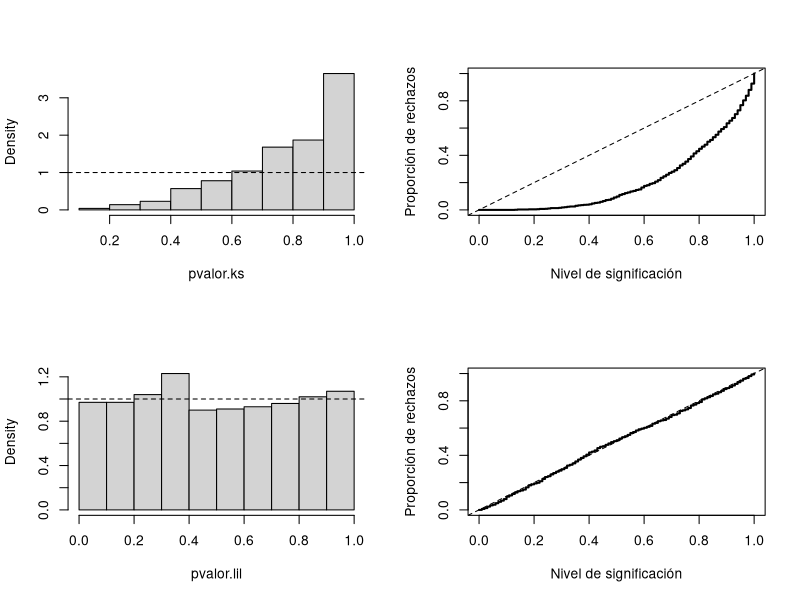
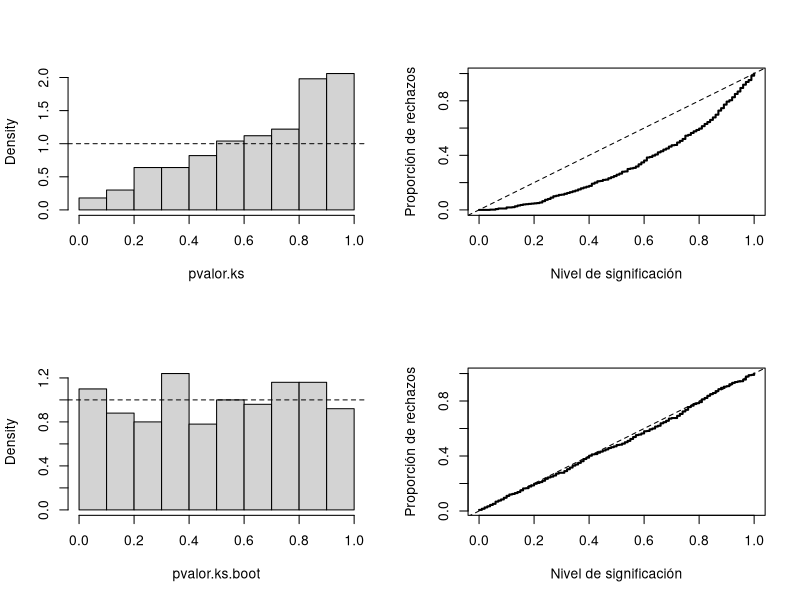
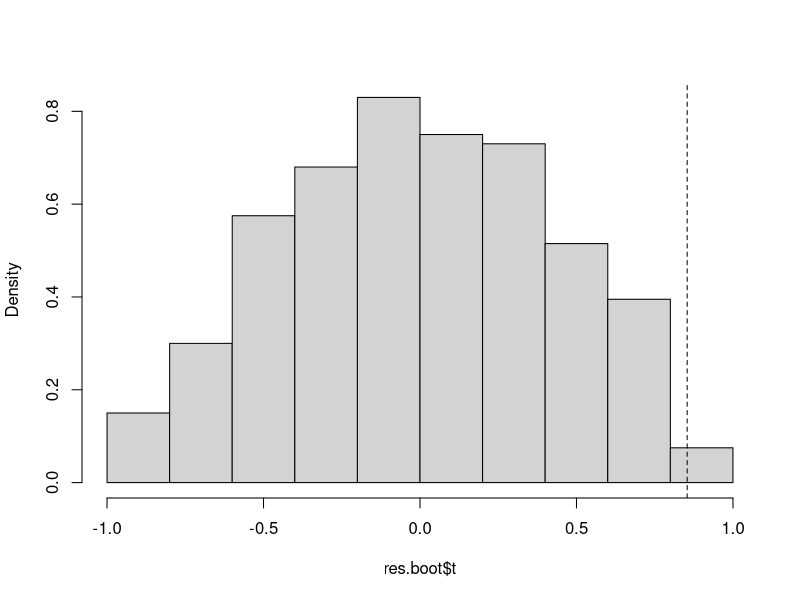
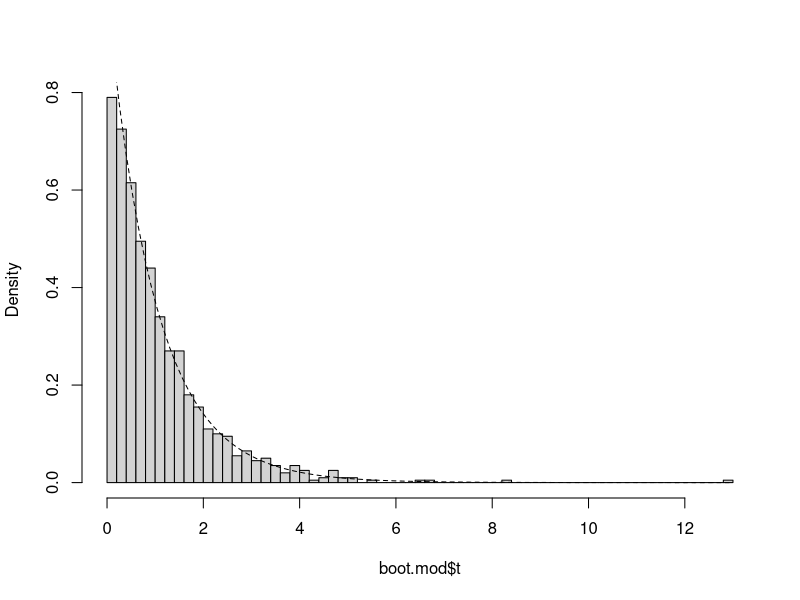
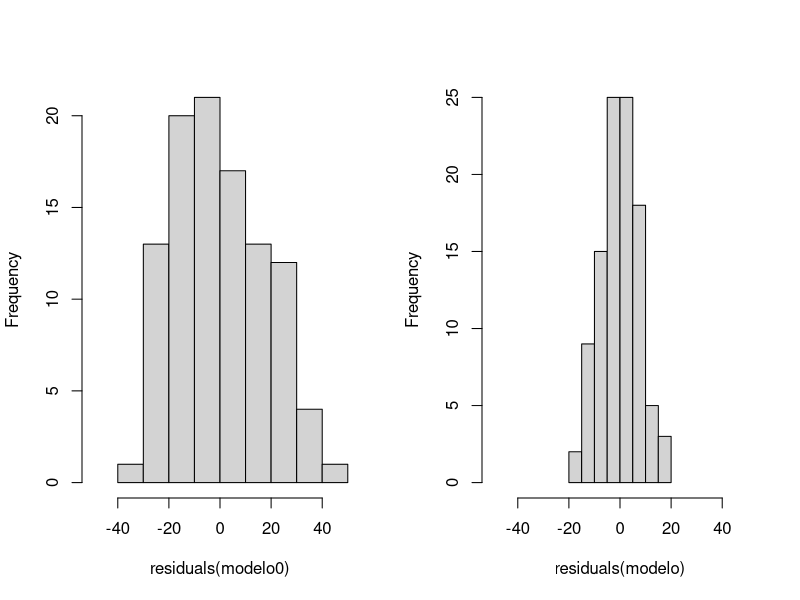
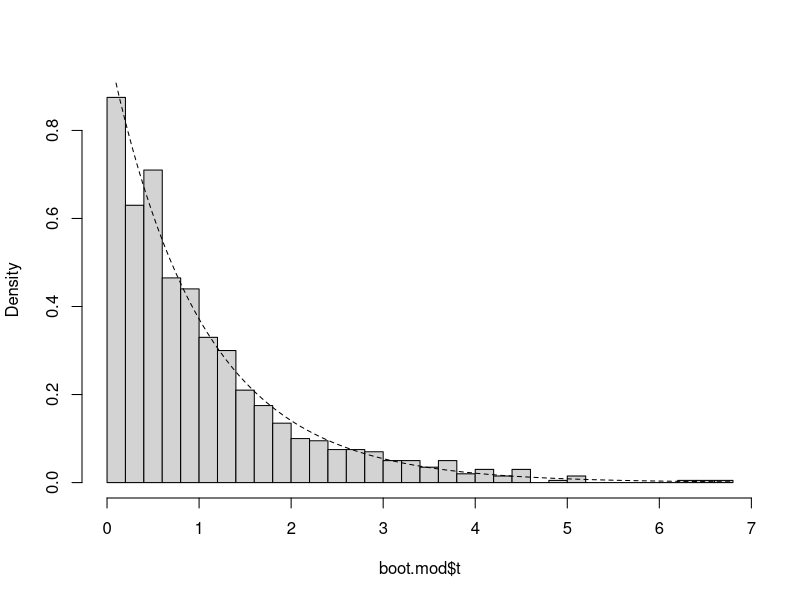
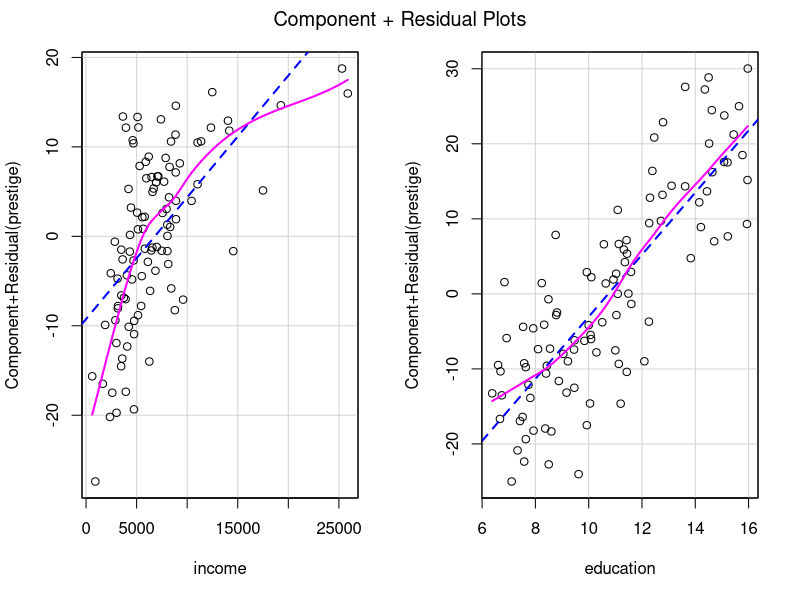

These charts were generated, in order, by the following R code:
## ---- chunk 1

## ---- chunk 2
# Valores iniciales
library(nortest)
set.seed(1)
nx <- 30
mx <- 0
sx <- 1
nsim <- 1000
# Realizar contrastes
pvalor.ks <- numeric(nsim)
pvalor.lil <- numeric(nsim)
for(isim in 1:nsim) {
  rx <- rnorm(nx, mx, sx)
  pvalor.ks[isim] <- ks.test(rx, "pnorm", mean(rx), sd(rx))$p.value
  pvalor.lil[isim] <- lillie.test(rx)$p.value
}
## ---- chunk 3
old.par <- par(mfrow=c(2, 2))
# Test de KS
  # Histograma
hist(pvalor.ks, freq=FALSE, main = "")
abline(h=1, lty=2)   # curve(dunif(x,0,1), add=TRUE)
  # Distribución empírica
curve(ecdf(pvalor.ks)(x), type = "s", lwd = 2, main = '', 
      ylab = 'Proporción de rechazos', xlab = 'Nivel de significación')
abline(a=0, b=1, lty=2)   # curve(punif(x, 0, 1), add = TRUE)
# Test de Lilliefors
  # Histograma
hist(pvalor.lil, freq=FALSE, main = "")
abline(h=1, lty=2)   # curve(dunif(x,0,1), add=TRUE)
  # Distribución empírica
curve(ecdf(pvalor.lil)(x), type = "s", lwd = 2, main = '', 
      ylab = 'Proporción de rechazos',  xlab = 'Nivel de significación')
abline(a=0, b=1, lty=2)   # curve(punif(x, 0, 1), add = TRUE)
par(old.par)
## ---- chunk 4
ks.exp.boot <- function(x, nboot = 10^3) {
  DNAME <- deparse(substitute(x))
  METHOD <- "Kolmogorov-Smirnov Test of pexp by bootstrap" 
  n <- length(x)
  RATE <- 1/mean(x)
  ks.exp.stat <- function(x, rate = 1/mean(x)) { # se estima el parámetro
    DMinus <- pexp(sort(x), rate=rate) - (0:(n - 1))/n
    DPlus <- 1/n - DMinus
    Dn = max(c(DMinus, DPlus))
  }  
  STATISTIC <- ks.exp.stat(x, rate = RATE) 
  names(STATISTIC) <- "Dn"
  # PVAL <- 0
  # for(i in 1:nboot) {
  #   rx <- rexp(n, rate = RATE)
  #   if (STATISTIC <= ks.exp.stat(rx)) PVAL <- PVAL + 1
  # }
  # PVAL <- PVAL/nboot
  # PVAL <- (PVAL + 1)/(nboot + 1) # Alternativa para aproximar el p-valor
  rx <- matrix(rexp(n*nboot, rate = RATE), ncol=n)
  PVAL <- mean(STATISTIC <= apply(rx, 1, ks.exp.stat))
  return(structure(list(statistic = STATISTIC, alternative = "two.sided", 
                   p.value = PVAL, method = METHOD, data.name = DNAME), 
                   class = "htest"))
}
## ---- chunk 5
# Valores iniciales
set.seed(1)
nx <- 30
ratex <- 1
nsim <- 500
# Realizar contrastes
pvalor.ks <- numeric(nsim)
pvalor.ks.boot <- numeric(nsim)
for(isim in 1:nsim) {
  rx <- rexp(nx, ratex)
  pvalor.ks[isim] <- ks.test(rx, "pexp", 1/mean(rx))$p.value
  pvalor.ks.boot[isim] <- ks.exp.boot(rx, nboot = 200)$p.value
}
# Generar gráficos
old.par <- par(mfrow=c(2, 2))
# Test de KS
  # Histograma
hist(pvalor.ks, freq=FALSE, main = "")
abline(h=1, lty=2)   # curve(dunif(x,0,1), add=TRUE)
  # Distribución empírica
curve(ecdf(pvalor.ks)(x), type = "s", lwd = 2, main = '', 
      ylab = 'Proporción de rechazos', xlab = 'Nivel de significación')
abline(a=0, b=1, lty=2)   # curve(punif(x, 0, 1), add = TRUE)
# Contraste bootstrap paramétrico
  # Histograma
hist(pvalor.ks.boot, freq=FALSE, main = "")
abline(h=1, lty=2)   # curve(dunif(x,0,1), add=TRUE)
  # Distribución empírica
curve(ecdf(pvalor.ks.boot)(x), type = "s", lwd = 2, main = '', 
      ylab = 'Proporción de rechazos',  xlab = 'Nivel de significación')
abline(a=0, b=1, lty=2)   # curve(punif(x, 0, 1), add = TRUE)
par(old.par)
## ---- chunk 6
library(boot)
data('dogs', package = "boot")
# plot(dogs)
## ---- chunk 7
cor(dogs$mvo, dogs$lvp)
# with(dogs, cor(mvo, lvp))
## ---- chunk 8
cor.test(dogs$mvo, dogs$lvp)
# with(dogs, cor.test(mvo, lvp))
## ---- chunk 9
cor.test(dogs$mvo, dogs$lvp, alternative = "greater")
## ---- chunk 10
library(boot)

statistic <- function(data, i) cor(data$mvo, data$lvp[i])

set.seed(1)
res.boot <- boot(dogs, statistic, R = 1000, sim = "permutation")
# res.boot
## ---- chunk 11
hist(res.boot$t, freq = FALSE, main ="")
abline(v = res.boot$t0, lty = 2)
## ---- chunk 12
pval.greater <- mean(res.boot$t >= res.boot$t0)
pval.greater
## ---- chunk 13
pval.less <- mean(res.boot$t <= res.boot$t0)
pval <- 2*min(pval.less, pval.greater)
pval
## ---- chunk 14
data(Prestige, package = "carData")
# ?Prestige
## ---- chunk 15
modelo <- lm(prestige ~ income + education, data = Prestige)
summary(modelo)
## ---- chunk 16
res <- summary(modelo)
# names(res)
stat <- res$fstatistic[1]
df <- res$fstatistic[2]
dfr <- res$fstatistic[3]
res$fstatistic
## ---- chunk 17
n <- nrow(Prestige)
q <- 3
q0 <- 1
rss0 <- with(Prestige, sum((prestige - mean(prestige))^2))
rss <- sum(residuals(modelo)^2)
inc.mse <- (rss0 - rss)/(q - q0)  # Incremento en varibilidad explicada
msr <-  rss/(n - q)               # Variabilidad residual
inc.mse/msr
## ---- chunk 18
modelo0 <- lm(prestige ~ 1, data = Prestige)
## ---- chunk 19
anova(modelo0, modelo)
## ---- chunk 20
library(boot)

boot.dat <- Prestige
# boot.dat$fit0 <- mean(Prestige$prestige)
# boot.dat$fit0 <- predict(modelo0)
boot.dat$res0 <- with(Prestige, prestige - mean(prestige))
# boot.dat$res0 <- residuals(modelo0)

mod.stat <- function(data, i) {
    data$prestige <- mean(data$prestige) + data$res0[i]
    fit <- lm(prestige ~ income + education, data = data)
    summary(fit)$fstatistic[1]
}

set.seed(1)
boot.mod <- boot(boot.dat, mod.stat, R = 1000)
boot.mod

hist(boot.mod$t, freq = FALSE, breaks = "FD", main = "")
curve(pf(x, df, dfr, lower.tail = FALSE), lty = 2, add = TRUE)

# pval <- mean(boot.mod$t >= boot.mod$t0)
pval <- mean(boot.mod$t >= stat)
pval
## ---- chunk 21
old.par <- par(mfrow=c(1,2))
# Variabilidad residual con el modelo reducido
hist(residuals(modelo0), xlim = c(-50, 50), main = "")
# Variabilidad residual con el modelo completo
hist(residuals(modelo), xlim = c(-50, 50), main = "")
par(old.par)
## ---- chunk 22
boot.dat <- Prestige
# boot.dat$fit0 <- mean(Prestige$prestige)
# boot.dat$fit0 <- predict(modelo0)
# boot.dat$res <- residuals(modelo)
boot.dat$sres <- residuals(modelo)/sqrt(1 - hatvalues(modelo))
boot.dat$sres <- boot.dat$sres - mean(boot.dat$sres)

mod.stat <- function(data, i) {
    # data$prestige <- mean(data$prestige) + data$res[i]
    data$prestige <- mean(data$prestige) + data$sres[i]
    fit <- lm(prestige ~ income + education, data = data)
    summary(fit)$fstatistic[1]
}

set.seed(1)
boot.mod <- boot(boot.dat, mod.stat, R = 1000)
boot.mod
## ---- chunk 23
hist(boot.mod$t, freq = FALSE, breaks = "FD", main = "")
curve(pf(x, df, dfr, lower.tail = FALSE), lty = 2, add = TRUE)

pval <- mean(boot.mod$t >= stat)
pval
## ---- chunk 24
car::crPlots(modelo)
## ---- chunk 25
modelo <- lm(prestige ~ income + I(income^2) + education, data = Prestige)
summary(modelo)
## ---- chunk 26
modelo0 <- lm(prestige ~ income + education, data = Prestige)
anova(modelo0, modelo)
